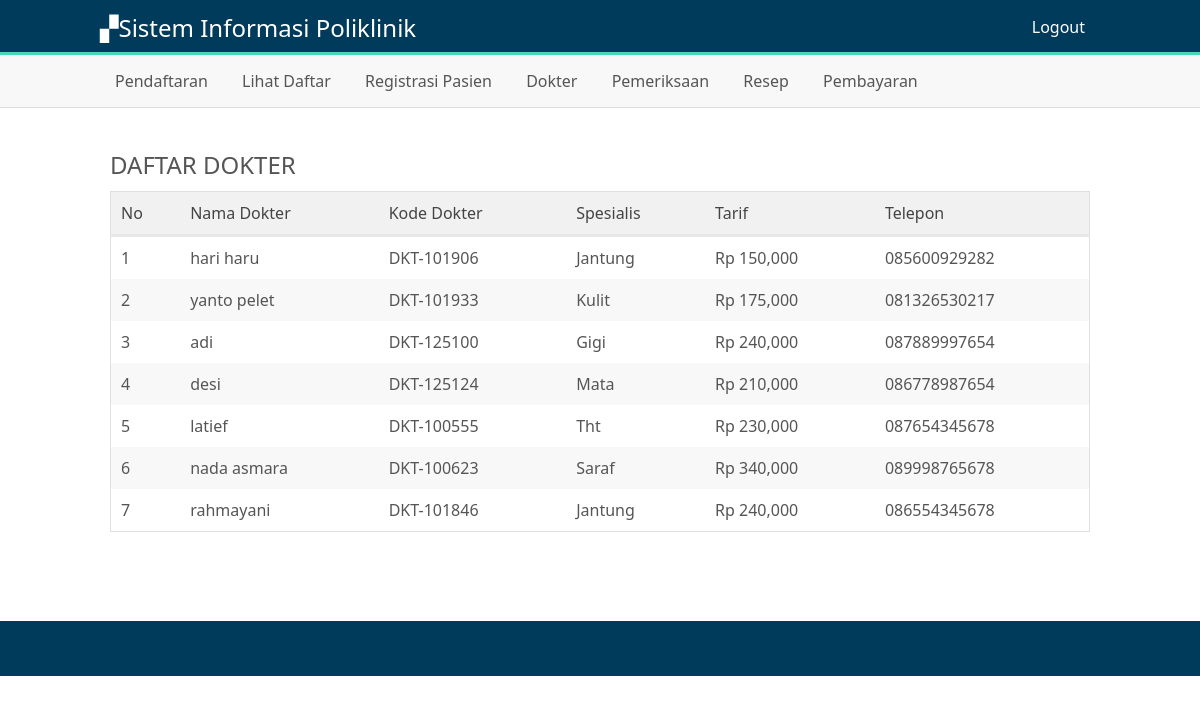
Page /operator/dokter.php (signed in) on the committed database.
### tables this page shows
CREATE TABLE IF NOT EXISTS `dokter` (
  `id_dokter` int(11) NOT NULL AUTO_INCREMENT,
  `kodedkt` varchar(15) NOT NULL,
  `namadkt` varchar(30) NOT NULL,
  `alamat` text NOT NULL,
  `telepon` varchar(13) NOT NULL,
  `tarif` int(11) NOT NULL,
  `id_med` int(11) NOT NULL,
  PRIMARY KEY (`id_dokter`),
  KEY `id_med` (`id_med`)
);

CREATE TABLE IF NOT EXISTS `medis` (
  `id_med` int(11) NOT NULL AUTO_INCREMENT,
  `med` varchar(20) NOT NULL,
  `kodemed` varchar(15) NOT NULL,
  PRIMARY KEY (`id_med`)
);

### Control.php (called while the page is built, shortened)
<?php
$link = mysqli_connect('localhost','root','','poliklinik');
function data($query){
	global $link;
	$result = mysqli_query($link,$query);
	return $result;
}
?>

### operator/dokter.php (the view, shortened to what this page needs)
<?php
require_once 'view/view.php';
require_once '../Control.php';
$query = "SELECT * FROM dokter,medis WHERE dokter.id_med = medis.id_med ";
$read = data($query);
 ?>
<div class="konten">
		<div class="mainop">
			<h2>DAFTAR DOKTER</h2>
			<table>
				<thead>
					<tr>
						<td>No</td>
						<td>Nama Dokter</td>
						<td>Kode Dokter</td>
						<td>Spesialis</td>
						<td>Tarif</td>
						<td>Telepon</td>
					</tr>
				</thead>
				<tbody>
			<?php
			$no = 0;
			 while($row = mysqli_fetch_assoc($read)){
			 $no++;
			 	?>
					<tr>
						<td><?= $no ?></td>
						<td><?= $row['namadkt'] ?></td>
						<td><?= $row['kodedkt'] ?></td>
						<td><?= $row['med'] ?></td>
						<td>Rp <?= number_format($row['tarif']) ?></td>
						<td><?= $row['telepon'] ?></td>
					</tr>
			<?php } ?>
				</tbody>
			</table>
		</div>
</div>

### style.css (style rules this page uses)
* { margin: 0; padding: 0; font-family: 'Century Gothic','Segoe UI',sans-serif; box-sizing: border-box; text-decoration: none; font-weight: normal; }
body { background: #fff; font-size: 16px; color: #555; }
.konten { width: 1000px; margin: 0 auto; }
nav, h1,h2,h3,h4,p,b { display: block; }
table { border-collapse: collapse; width: 100%; border:1px solid #e0e0e0; }
table td { padding: 10px; }
table thead { background: #f1f1f1; color: #444; border-bottom: 3px solid #e7e7e7; }
table tbody tr:nth-child(even) { background: #f8f8f8; }
.mainop { background: #fff; min-height: 473px; padding: 10px; width: 100%; margin-bottom: 20px; }
.mainop h2 { padding: 10px 0px; }

### rows in the picture
dokter: namadkt "hari haru", kodedkt "DKT-101906", id_med.med "Jantung", tarif "150,000", telepon "085600929282"
dokter: namadkt "yanto pelet", kodedkt "DKT-101933", id_med.med "Kulit", tarif "175,000", telepon "081326530217"
dokter: namadkt "adi", kodedkt "DKT-125100", id_med.med "Gigi", tarif "240,000", telepon "087889997654"
dokter: namadkt "desi", kodedkt "DKT-125124", id_med.med "Mata", tarif "210,000", telepon "086778987654"
dokter: namadkt "latief", kodedkt "DKT-100555", id_med.med "Tht", tarif "230,000", telepon "087654345678"
dokter: namadkt "nada asmara", kodedkt "DKT-100623", id_med.med "Saraf", tarif "340,000", telepon "089998765678"
dokter: namadkt "rahmayani", kodedkt "DKT-101846", id_med.med "Jantung", tarif "240,000", telepon "086554345678"
